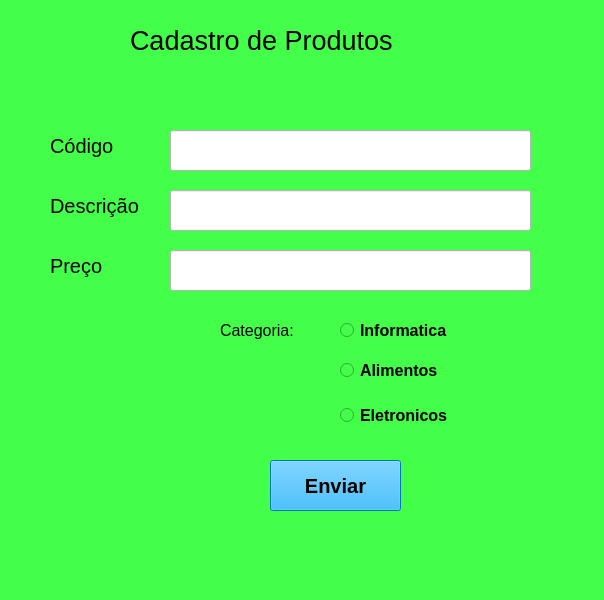
<?xml version="1.0" encoding="UTF-8"?>
<ui version="4.0">
 <class>MainWindow</class>
 <widget class="QMainWindow" name="MainWindow">
  <property name="geometry">
   <rect>
    <x>0</x>
    <y>0</y>
    <width>604</width>
    <height>600</height>
   </rect>
  </property>
  <property name="windowTitle">
   <string>formulario</string>
  </property>
  <property name="styleSheet">
   <string notr="true">background-color: rgb(67, 255, 73);</string>
  </property>
  <widget class="QWidget" name="centralwidget">
   <widget class="QLabel" name="label">
    <property name="geometry">
     <rect>
      <x>130</x>
      <y>0</y>
      <width>331</width>
      <height>81</height>
     </rect>
    </property>
    <property name="font">
     <font>
      <pointsize>20</pointsize>
     </font>
    </property>
    <property name="text">
     <string>Cadastro de Produtos</string>
    </property>
   </widget>
   <widget class="QLabel" name="label_2">
    <property name="geometry">
     <rect>
      <x>50</x>
      <y>130</y>
      <width>101</width>
      <height>31</height>
     </rect>
    </property>
    <property name="font">
     <font>
      <pointsize>15</pointsize>
     </font>
    </property>
    <property name="text">
     <string>Código</string>
    </property>
   </widget>
   <widget class="QLabel" name="label_3">
    <property name="geometry">
     <rect>
      <x>50</x>
      <y>190</y>
      <width>111</width>
      <height>31</height>
     </rect>
    </property>
    <property name="font">
     <font>
      <pointsize>15</pointsize>
     </font>
    </property>
    <property name="text">
     <string>Descrição</string>
    </property>
   </widget>
   <widget class="QLabel" name="label_4">
    <property name="geometry">
     <rect>
      <x>50</x>
      <y>250</y>
      <width>101</width>
      <height>31</height>
     </rect>
    </property>
    <property name="font">
     <font>
      <pointsize>15</pointsize>
     </font>
    </property>
    <property name="text">
     <string>Preço</string>
    </property>
   </widget>
   <widget class="QLineEdit" name="lineEdit">
    <property name="geometry">
     <rect>
      <x>170</x>
      <y>130</y>
      <width>361</width>
      <height>41</height>
     </rect>
    </property>
    <property name="styleSheet">
     <string notr="true">background-color: rgb(255, 255, 255);</string>
    </property>
   </widget>
   <widget class="QLineEdit" name="lineEdit_2">
    <property name="geometry">
     <rect>
      <x>170</x>
      <y>190</y>
      <width>361</width>
      <height>41</height>
     </rect>
    </property>
    <property name="styleSheet">
     <string notr="true">background-color: rgb(255, 255, 255);</string>
    </property>
   </widget>
   <widget class="QLineEdit" name="lineEdit_3">
    <property name="geometry">
     <rect>
      <x>170</x>
      <y>250</y>
      <width>361</width>
      <height>41</height>
     </rect>
    </property>
    <property name="styleSheet">
     <string notr="true">background-color: rgb(255, 255, 255);</string>
    </property>
   </widget>
   <widget class="QRadioButton" name="radioButton">
    <property name="geometry">
     <rect>
      <x>340</x>
      <y>320</y>
      <width>151</width>
      <height>21</height>
     </rect>
    </property>
    <property name="font">
     <font>
      <pointsize>12</pointsize>
      <weight>75</weight>
      <bold>true</bold>
     </font>
    </property>
    <property name="text">
     <string>Informatica</string>
    </property>
   </widget>
   <widget class="QRadioButton" name="radioButton_2">
    <property name="geometry">
     <rect>
      <x>340</x>
      <y>360</y>
      <width>141</width>
      <height>21</height>
     </rect>
    </property>
    <property name="font">
     <font>
      <pointsize>12</pointsize>
      <weight>75</weight>
      <bold>true</bold>
     </font>
    </property>
    <property name="text">
     <string>Alimentos</string>
    </property>
   </widget>
   <widget class="QRadioButton" name="radioButton_3">
    <property name="geometry">
     <rect>
      <x>340</x>
      <y>400</y>
      <width>141</width>
      <height>31</height>
     </rect>
    </property>
    <property name="font">
     <font>
      <pointsize>12</pointsize>
      <weight>75</weight>
      <bold>true</bold>
     </font>
    </property>
    <property name="text">
     <string>Eletronicos</string>
    </property>
   </widget>
   <widget class="QLabel" name="label_5">
    <property name="geometry">
     <rect>
      <x>220</x>
      <y>320</y>
      <width>101</width>
      <height>21</height>
     </rect>
    </property>
    <property name="font">
     <font>
      <pointsize>12</pointsize>
     </font>
    </property>
    <property name="text">
     <string>Categoria:</string>
    </property>
   </widget>
   <widget class="QPushButton" name="pushButton">
    <property name="geometry">
     <rect>
      <x>270</x>
      <y>460</y>
      <width>131</width>
      <height>51</height>
     </rect>
    </property>
    <property name="font">
     <font>
      <pointsize>15</pointsize>
      <weight>75</weight>
      <bold>true</bold>
     </font>
    </property>
    <property name="styleSheet">
     <string notr="true">background-color: rgb(0, 170, 255);</string>
    </property>
    <property name="text">
     <string>Enviar</string>
    </property>
   </widget>
  </widget>
  <widget class="QMenuBar" name="menubar">
   <property name="geometry">
    <rect>
     <x>0</x>
     <y>0</y>
     <width>604</width>
     <height>26</height>
    </rect>
   </property>
  </widget>
  <widget class="QStatusBar" name="statusbar"/>
 </widget>
 <resources/>
 <connections/>
</ui>
